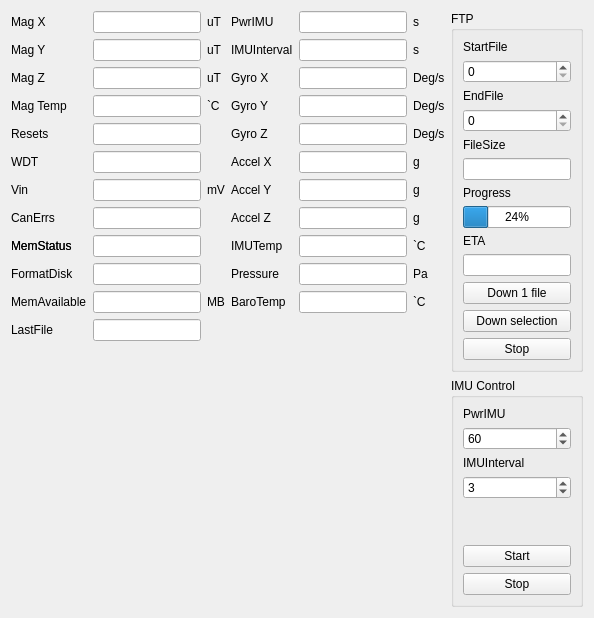
      <widget class="QWidget" name="obc">
       <attribute name="title">
        <string>OBC</string>
       </attribute>
       <layout class="QHBoxLayout" name="horizontalLayout_13">
        <item>
         <layout class="QGridLayout" name="gridLayout_9">
          <item row="4" column="1">
           <widget class="QLineEdit" name="obcresets"/>
          </item>
          <item row="8" column="1">
           <widget class="QLineEdit" name="memstatus"/>
          </item>
          <item row="11" column="0">
           <widget class="QLabel" name="label_125">
            <property name="text">
             <string>LastFile</string>
            </property>
           </widget>
          </item>
          <item row="9" column="1">
           <widget class="QLineEdit" name="formatdisk"/>
          </item>
          <item row="10" column="1">
           <widget class="QLineEdit" name="memavail"/>
          </item>
          <item row="10" column="2">
           <widget class="QLabel" name="label_137">
            <property name="text">
             <string>MB</string>
            </property>
           </widget>
          </item>
          <item row="7" column="1">
           <widget class="QLineEdit" name="obccanerrs"/>
          </item>
          <item row="12" column="1">
           <spacer name="verticalSpacer_12">
            <property name="orientation">
             <enum>Qt::Vertical</enum>
            </property>
            <property name="sizeHint" stdset="0">
             <size>
              <width>20</width>
              <height>40</height>
             </size>
            </property>
           </spacer>
          </item>
          <item row="3" column="1">
           <widget class="QLineEdit" name="magtemp"/>
          </item>
          <item row="8" column="0">
           <widget class="QLabel" name="label_138">
            <property name="text">
             <string>MemStatus</string>
            </property>
           </widget>
          </item>
          <item row="2" column="2">
           <widget class="QLabel" name="label_127">
            <property name="text">
             <string>uT</string>
            </property>
           </widget>
          </item>
          <item row="1" column="2">
           <widget class="QLabel" name="label_129">
            <property name="text">
             <string>uT</string>
            </property>
           </widget>
          </item>
          <item row="9" column="0">
           <widget class="QLabel" name="label_140">
            <property name="text">
             <string>FormatDisk</string>
            </property>
           </widget>
          </item>
          <item row="6" column="0">
           <widget class="QLabel" name="label_134">
            <property name="text">
             <string>Vin</string>
            </property>
           </widget>
          </item>
          <item row="5" column="0">
           <widget class="QLabel" name="label_133">
            <property name="text">
             <string>WDT</string>
            </property>
           </widget>
          </item>
          <item row="8" column="0">
           <widget class="QLabel" name="label_139">
            <property name="text">
             <string>MemStatus</string>
            </property>
           </widget>
          </item>
          <item row="7" column="0">
           <widget class="QLabel" name="label_136">
            <property name="text">
             <string>CanErrs</string>
            </property>
           </widget>
          </item>
          <item row="3" column="2">
           <widget class="QLabel" name="label_131">
            <property name="text">
             <string>`C</string>
            </property>
           </widget>
          </item>
          <item row="3" column="0">
           <widget class="QLabel" name="label_130">
            <property name="text">
             <string>Mag Temp</string>
            </property>
           </widget>
          </item>
          <item row="1" column="0">
           <widget class="QLabel" name="label_124">
            <property name="text">
             <string>Mag Y</string>
            </property>
           </widget>
          </item>
          <item row="1" column="1">
           <widget class="QLineEdit" name="magy"/>
          </item>
          <item row="11" column="1">
           <widget class="QLineEdit" name="lastfile"/>
          </item>
          <item row="2" column="1">
           <widget class="QLineEdit" name="magz"/>
          </item>
          <item row="0" column="2">
           <widget class="QLabel" name="label_126">
            <property name="text">
             <string>uT</string>
            </property>
           </widget>
          </item>
          <item row="6" column="1">
           <widget class="QLineEdit" name="obcvin"/>
          </item>
          <item row="6" column="2">
           <widget class="QLabel" name="label_135">
            <property name="text">
             <string>mV</string>
            </property>
           </widget>
          </item>
          <item row="0" column="1">
           <widget class="QLineEdit" name="magx"/>
          </item>
          <item row="2" column="0">
           <widget class="QLabel" name="label_128">
            <property name="text">
             <string>Mag Z</string>
            </property>
           </widget>
          </item>
          <item row="0" column="0">
           <widget class="QLabel" name="label_123">
            <property name="text">
             <string>Mag X</string>
            </property>
           </widget>
          </item>
          <item row="4" column="0">
           <widget class="QLabel" name="label_132">
            <property name="text">
             <string>Resets</string>
            </property>
           </widget>
          </item>
          <item row="5" column="1">
           <widget class="QLineEdit" name="obcwdt"/>
          </item>
          <item row="10" column="0">
           <widget class="QLabel" name="label_141">
            <property name="text">
             <string>MemAvailable</string>
            </property>
           </widget>
          </item>
         </layout>
        </item>
        <item>
         <layout class="QGridLayout" name="gridLayout_10">
          <item row="1" column="2">
           <widget class="QLabel" name="label_143">
            <property name="text">
             <string>s</string>
            </property>
           </widget>
          </item>
          <item row="8" column="0">
           <widget class="QLabel" name="label_156">
            <property name="text">
             <string>IMUTemp</string>
            </property>
           </widget>
          </item>
          <item row="1" column="1">
           <widget class="QLineEdit" name="imuinterval"/>
          </item>
          <item row="4" column="1">
           <widget class="QLineEdit" name="gyroz"/>
          </item>
          <item row="3" column="2">
           <widget class="QLabel" name="label_146">
            <property name="text">
             <string>Deg/s</string>
            </property>
           </widget>
          </item>
          <item row="5" column="1">
           <widget class="QLineEdit" name="accx"/>
          </item>
          <item row="3" column="0">
           <widget class="QLabel" name="label_147">
            <property name="text">
             <string>Gyro Y</string>
            </property>
           </widget>
          </item>
          <item row="2" column="1">
           <widget class="QLineEdit" name="gyrox"/>
          </item>
          <item row="6" column="2">
           <widget class="QLabel" name="label_154">
            <property name="text">
             <string>g</string>
            </property>
           </widget>
          </item>
          <item row="1" column="0">
           <widget class="QLabel" name="label_142">
            <property name="text">
             <string>IMUInterval</string>
            </property>
           </widget>
          </item>
          <item row="4" column="0">
           <widget class="QLabel" name="label_149">
            <property name="text">
             <string>Gyro Z</string>
            </property>
           </widget>
          </item>
          <item row="2" column="0">
           <widget class="QLabel" name="label_144">
            <property name="text">
             <string>Gyro X</string>
            </property>
           </widget>
          </item>
          <item row="4" column="2">
           <widget class="QLabel" name="label_148">
            <property name="text">
             <string>Deg/s</string>
            </property>
           </widget>
          </item>
          <item row="7" column="2">
           <widget class="QLabel" name="label_155">
            <property name="text">
             <string>g</string>
            </property>
           </widget>
          </item>
          <item row="5" column="2">
           <widget class="QLabel" name="label_153">
            <property name="text">
             <string>g</string>
            </property>
           </widget>
          </item>
          <item row="2" column="2">
           <widget class="QLabel" name="label_145">
            <property name="text">
             <string>Deg/s</string>
            </property>
           </widget>
          </item>
          <item row="5" column="0">
           <widget class="QLabel" name="label_151">
            <property name="text">
             <string>Accel X</string>
            </property>
           </widget>
          </item>
          <item row="7" column="0">
           <widget class="QLabel" name="label_150">
            <property name="text">
             <string>Accel Z</string>
            </property>
           </widget>
          </item>
          <item row="6" column="0">
           <widget class="QLabel" name="label_152">
            <property name="text">
             <string>Accel Y</string>
            </property>
           </widget>
          </item>
          <item row="3" column="1">
           <widget class="QLineEdit" name="gyroy"/>
          </item>
          <item row="7" column="1">
           <widget class="QLineEdit" name="accz"/>
          </item>
          <item row="11" column="1">
           <spacer name="verticalSpacer_13">
            <property name="orientation">
             <enum>Qt::Vertical</enum>
            </property>
            <property name="sizeHint" stdset="0">
             <size>
              <width>20</width>
              <height>40</height>
             </size>
            </property>
           </spacer>
          </item>
          <item row="9" column="0">
           <widget class="QLabel" name="label_157">
            <property name="text">
             <string>Pressure</string>
            </property>
           </widget>
          </item>
          <item row="6" column="1">
           <widget class="QLineEdit" name="accy"/>
          </item>
          <item row="10" column="0">
           <widget class="QLabel" name="label_158">
            <property name="text">
             <string>BaroTemp</string>
            </property>
           </widget>
          </item>
          <item row="9" column="2">
           <widget class="QLabel" name="label_159">
            <property name="text">
             <string>Pa</string>
            </property>
           </widget>
          </item>
          <item row="10" column="2">
           <widget class="QLabel" name="label_160">
            <property name="text">
             <string>`C</string>
            </property>
           </widget>
          </item>
          <item row="8" column="2">
           <widget class="QLabel" name="label_161">
            <property name="text">
             <string>`C</string>
            </property>
           </widget>
          </item>
          <item row="8" column="1">
           <widget class="QLineEdit" name="imutemp"/>
          </item>
          <item row="9" column="1">
           <widget class="QLineEdit" name="pressure"/>
          </item>
          <item row="10" column="1">
           <widget class="QLineEdit" name="barotemp"/>
          </item>
          <item row="0" column="0">
           <widget class="QLabel" name="label_168">
            <property name="text">
             <string>PwrIMU</string>
            </property>
           </widget>
          </item>
          <item row="0" column="1">
           <widget class="QLineEdit" name="pwrimu"/>
          </item>
          <item row="0" column="2">
           <widget class="QLabel" name="label_169">
            <property name="text">
             <string>s</string>
            </property>
           </widget>
          </item>
         </layout>
        </item>
        <item>
         <layout class="QVBoxLayout" name="verticalLayout_7">
          <item>
           <widget class="QGroupBox" name="groupBox_3">
            <property name="title">
             <string>FTP</string>
            </property>
            <layout class="QVBoxLayout" name="verticalLayout_9">
             <item>
              <widget class="QLabel" name="label_162">
               <property name="text">
                <string>StartFile</string>
               </property>
              </widget>
             </item>
             <item>
              <widget class="QSpinBox" name="ftpstartfile">
               <property name="maximum">
                <number>65535</number>
               </property>
              </widget>
             </item>
             <item>
              <widget class="QLabel" name="label_163">
               <property name="text">
                <string>EndFile</string>
               </property>
              </widget>
             </item>
             <item>
              <widget class="QSpinBox" name="ftpendfile">
               <property name="maximum">
                <number>65535</number>
               </property>
              </widget>
             </item>
             <item>
              <widget class="QLabel" name="label_166">
               <property name="text">
                <string>FileSize</string>
               </property>
              </widget>
             </item>
             <item>
              <widget class="QLineEdit" name="ftpfilesize"/>
             </item>
             <item>
              <widget class="QLabel" name="label_165">
               <property name="text">
                <string>Progress</string>
               </property>
              </widget>
             </item>
             <item>
              <widget class="QProgressBar" name="ftpprogress">
               <property name="value">
                <number>24</number>
               </property>
              </widget>
             </item>
             <item>
              <widget class="QLabel" name="label_164">
               <property name="text">
                <string>ETA</string>
               </property>
              </widget>
             </item>
             <item>
              <widget class="QLineEdit" name="eta"/>
             </item>
             <item>
              <widget class="QPushButton" name="ftpstart_2">
               <property name="text">
                <string>Down 1 file</string>
               </property>
              </widget>
             </item>
             <item>
              <widget class="QPushButton" name="ftpstart">
               <property name="text">
                <string>Down selection</string>
               </property>
              </widget>
             </item>
             <item>
              <widget class="QPushButton" name="ftpstop">
               <property name="text">
                <string>Stop</string>
               </property>
              </widget>
             </item>
            </layout>
           </widget>
          </item>
          <item>
           <widget class="QGroupBox" name="groupBox_4">
            <property name="title">
             <string>IMU Control</string>
            </property>
            <layout class="QVBoxLayout" name="verticalLayout_10">
             <item>
              <widget class="QLabel" name="label_170">
               <property name="text">
                <string>PwrIMU</string>
               </property>
              </widget>
             </item>
             <item>
              <widget class="QSpinBox" name="pwrimuset">
               <property name="maximum">
                <number>65535</number>
               </property>
               <property name="singleStep">
                <number>1</number>
               </property>
               <property name="value">
                <number>60</number>
               </property>
              </widget>
             </item>
             <item>
              <widget class="QLabel" name="label_167">
               <property name="text">
                <string>IMUInterval</string>
               </property>
              </widget>
             </item>
             <item>
              <widget class="QSpinBox" name="imuintervalset">
               <property name="maximum">
                <number>255</number>
               </property>
               <property name="singleStep">
                <number>1</number>
               </property>
               <property name="value">
                <number>3</number>
               </property>
              </widget>
             </item>
             <item>
              <spacer name="verticalSpacer_14">
               <property name="orientation">
                <enum>Qt::Vertical</enum>
               </property>
               <property name="sizeHint" stdset="0">
                <size>
                 <width>20</width>
                 <height>40</height>
                </size>
               </property>
              </spacer>
             </item>
             <item>
              <widget class="QPushButton" name="imustart">
               <property name="text">
                <string>Start</string>
               </property>
              </widget>
             </item>
             <item>
              <widget class="QPushButton" name="imustop">
               <property name="text">
                <string>Stop</string>
               </property>
              </widget>
             </item>
            </layout>
           </widget>
          </item>
         </layout>
        </item>
       </layout>
      </widget>
